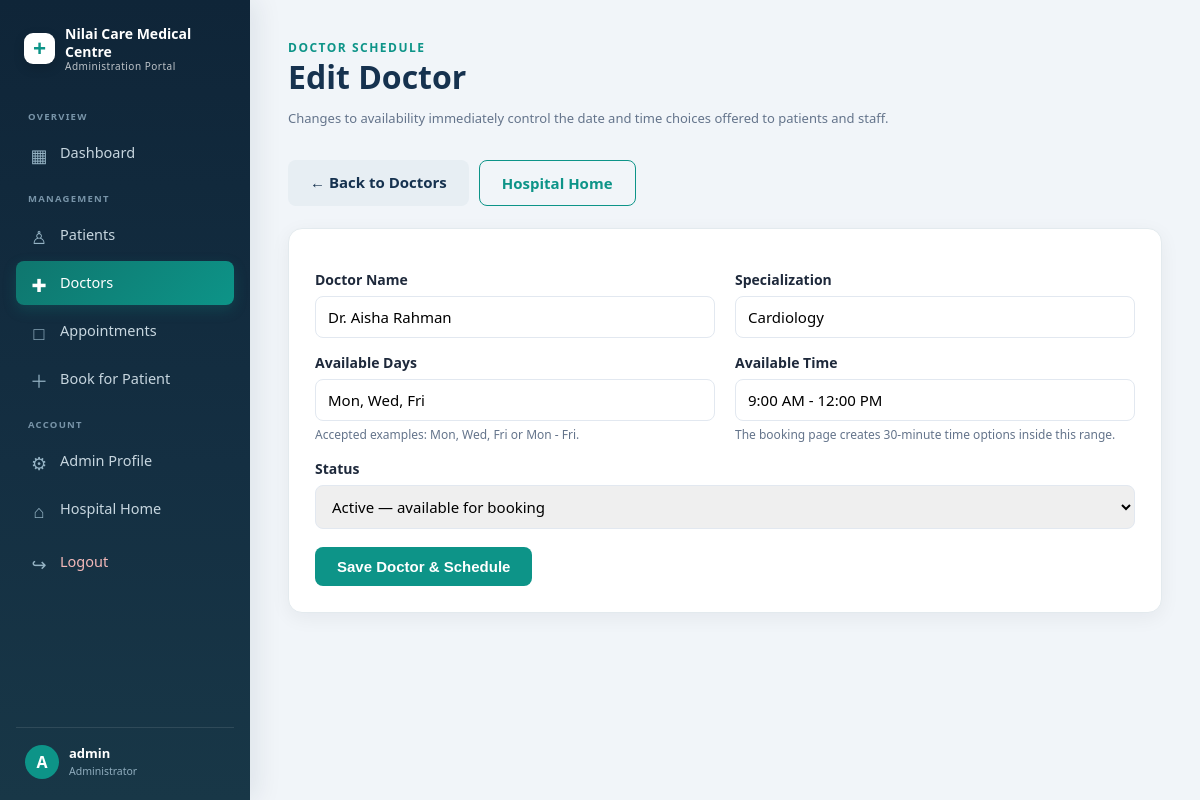
/admin/edit_doctor.php?id=1 (signed in), run on the app's committed database.
### tables this page shows
CREATE TABLE doctors (
    id INT AUTO_INCREMENT PRIMARY KEY,
    name VARCHAR(100) NOT NULL,
    specialization VARCHAR(100) NOT NULL,
    available_day VARCHAR(50) NOT NULL,
    available_time VARCHAR(50) NOT NULL,
    status ENUM('active','inactive') DEFAULT 'active',
    created_at TIMESTAMP DEFAULT CURRENT_TIMESTAMP
);

### admin/edit_doctor.php (the view, shortened to what this page needs)
<?php
require '../config.php';
$doctorId = (int)($_GET['id'] ?? $_POST['doctor_id'] ?? 0);
$stmt = $conn->prepare("SELECT id, name, specialization, available_day, available_time, status FROM doctors WHERE id = ?");
$stmt->bind_param('i', $doctorId);
$stmt->execute();
$doctor = $stmt->get_result()->fetch_assoc();
include 'includes/header.php';
?>
<div class="page-header">
    <div>
        <span class="eyebrow">Doctor schedule</span>
        <h1>Edit Doctor</h1>
        <p class="muted">Changes to availability immediately control the date and time choices offered to patients and staff.</p>
    </div>
    <div class="header-actions">
        <a href="doctors.php" class="btn btn-secondary">← Back to Doctors</a>
        <a href="../index.php" class="btn btn-outline">Hospital Home</a>
    </div>
</div>
<div class="panel form-panel">
    <form method="POST" class="form-grid">
        <div>
            <label for="name">Doctor Name</label>
            <input id="name" type="text" name="name" value="<?php echo htmlspecialchars($doctor['name']); ?>" required>
        </div>
        <div>
            <label for="specialization">Specialization</label>
            <input id="specialization" type="text" name="specialization" value="<?php echo htmlspecialchars($doctor['specialization']); ?>" required>
        </div>
        <div>
            <label for="available_day">Available Days</label>
            <input id="available_day" type="text" name="available_day" value="<?php echo htmlspecialchars($doctor['available_day']); ?>" placeholder="e.g. Mon, Wed, Fri" required>
            <small class="field-help">Accepted examples: Mon, Wed, Fri or Mon - Fri.</small>
        </div>
        <div>
            <label for="available_time">Available Time</label>
            <input id="available_time" type="text" name="available_time" value="<?php echo htmlspecialchars($doctor['available_time']); ?>" placeholder="e.g. 9:00 AM - 12:00 PM" required>
            <small class="field-help">The booking page creates 30-minute time options inside this range.</small>
        </div>
        <div class="full">
            <label for="status">Status</label>
            <select id="status" name="status" required>
                <option value="active" <?php echo $doctor['status'] === 'active' ? 'selected' : ''; ?>>Active — available for booking</option>
            </select>
        </div>
        <div class="full"><button type="submit">Save Doctor &amp; Schedule</button></div>
    </form>
</div>
<?php include 'includes/footer.php'; ?>

### assets/style.css (style rules this page uses)
* { box-sizing: border-box; }
:root { --primary: #0d9488; --primary-dark: #0f766e; --primary-light: #14b8a6; --accent: #2563eb; --navy: #16324f; --bg: #f1f5f9; --card-bg: #ffffff; --text: #1e293b; --muted: #64748b; --border: #e2e8f0; --danger: #dc2626; --success: #16a34a; --warning: #d97706; }
body { font-family: 'Segoe UI', system-ui, Arial, sans-serif; background: var(--bg); margin: 0; color: var(--text); line-height: 1.5; }
h1, h2, h3 { color: var(--navy); margin-top: 0; line-height: 1.2; }
a { color: var(--accent); }
label { display: block; margin-top: 14px; font-weight: 600; font-size: 14px; }
input, select, textarea { width: 100%; padding: 10px 12px; margin-top: 6px; border: 1.5px solid var(--border); border-radius: 8px; font-size: 15px; font-family: inherit; transition: border-color 0.15s; }
button, .btn { display: inline-block; margin-top: 18px; background: var(--primary); color: white; padding: 11px 22px; border: none; border-radius: 8px; cursor: pointer; font-size: 15px; font-weight: 600; text-decoration: none; transition: background 0.15s, transform 0.1s; }
.btn-outline { background: transparent; color: var(--primary); border: 1.5px solid var(--primary); }
.btn-secondary { background: #e7eef3; color: var(--navy); }
.muted { color: var(--muted); font-size: 13px; }
.eyebrow { color: var(--primary); text-transform: uppercase; font-size: 12px; font-weight: 800; letter-spacing: 1.5px; }
.page-header { display: flex; justify-content: space-between; align-items: center; gap: 18px; flex-wrap: wrap; margin-bottom: 22px; }
.page-header h1 { margin-bottom: 4px; }
.page-header .btn { margin-top: 0; }
.form-panel { border: 1px solid var(--border); background: #fbfdfe; border-radius: 14px; padding: 24px; }
.form-grid { display: grid; grid-template-columns: repeat(2, minmax(0, 1fr)); gap: 0 20px; }
.form-grid .full { grid-column: 1 / -1; }
.field-help { display: block; color: var(--muted); font-size: 12px; margin-top: 5px; }
.header-actions { display: flex; flex-wrap: wrap; gap: 10px; }
.header-actions .btn { margin-top: 0; }
.admin-page { background: #f1f5f9; }
.admin-content .panel { background: var(--card-bg); padding: 26px; border: 1px solid #e3eaee; border-radius: 14px; box-shadow: 0 5px 20px rgba(15,23,42,0.055); margin-top: 20px; }

### data on the page
doctors: name "Dr. Aisha Rahman", specialization "Cardiology", available_day "Mon, Wed, Fri", available_time "9:00 AM - 12:00 PM", status "Active — available for booking"

### other printed values
$hospitalName "Nilai Care Medical Centre"
substr($_SESSION['admin_name'] ?? 'A', 0, 1) "A"
$_SESSION['admin_name'] "admin"
